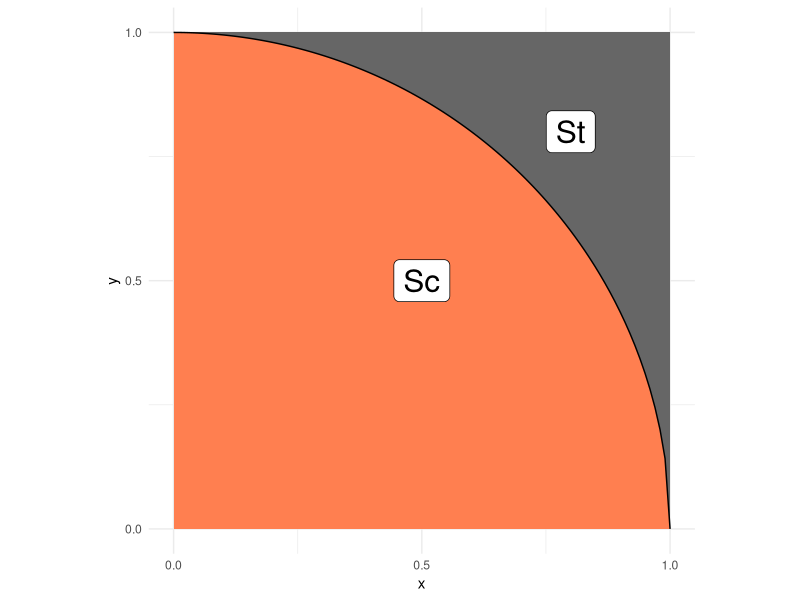
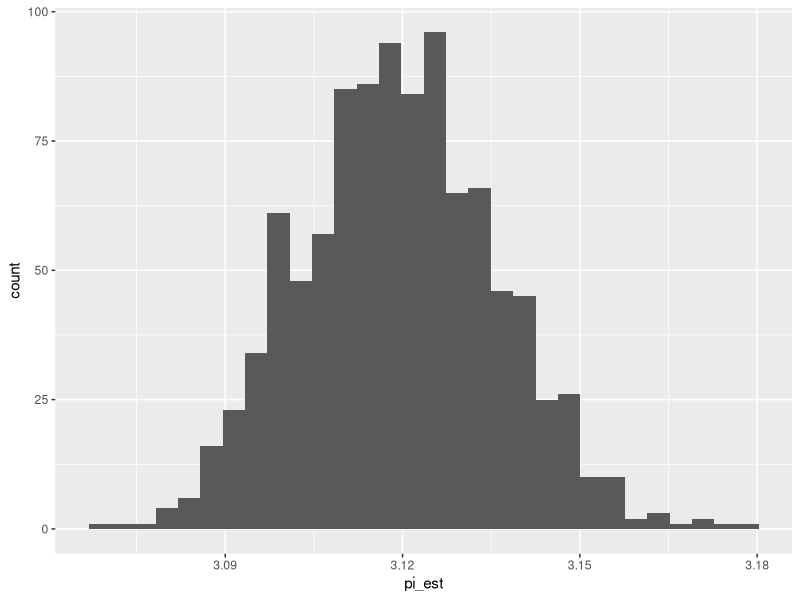

Write R code to recreate these figures, in order.
## ---- chunk 1
library(tidyverse)
library(rsample)
## ---- chunk 2
## NOTE: No need to edit; this visual helps explain the pi estimation scheme
tibble(x = seq(0, 1, length.out = 100)) %>%
  mutate(y = sqrt(1 - x^2)) %>%

  ggplot(aes(x, y)) +
  annotate(
    "rect",
    xmin = 0, ymin = 0, xmax = 1, ymax = 1,
    fill = "grey40",
    size = 1
  ) +
  geom_ribbon(aes(ymin = 0, ymax = y), fill = "coral") +
  geom_line() +
  annotate(
    "label",
    x = 0.5, y = 0.5, label = "Sc",
    size = 8
  ) +
  annotate(
    "label",
    x = 0.8, y = 0.8, label = "St",
    size = 8
  ) +
  scale_x_continuous(breaks = c(0, 1/2, 1)) +
  scale_y_continuous(breaks = c(0, 1/2, 1)) +
  theme_minimal() +
  coord_fixed()
## ---- chunk 3
## TASK: Choose a sample size and generate samples
n <- 10000 # Choose a sample size
df_q1 <- tibble(
  x = runif(n = n, min = 0, max = 1),
  y = runif(n = n, min = 0, max = 1)
  )# Generate the data
## ---- chunk 4
## NOTE: Do not edit this code
# Correct sample size
assertthat::assert_that(
  dim(df_q1) %>% 
    .[[1]] == n,
  msg = "The sample size should be `n`"
)
# Correct column names
assertthat::assert_that(
  setequal(names(df_q1), c("x", "y")),
  msg = "df_q1 must include the columns `x` and `y`"
)
print("Good")
## ---- chunk 5
## TASK: Finish implementing this function
stat <- function(x, y) {
  I <- (sqrt(x^2+y^2) <= 1)
  (4*I)
  # TODO: Finish implementing this function
}
## ---- chunk 6
## TASK: Finish writing these assert statements

# Check the value for points *inside* the circle
assertthat::assert_that(
    tibble(x = .5, y = .5) %>% # Pick a point *inside* the circle
    mutate(stat = stat(x, y)) %>% 
    pull(stat) %>% 
    .[[1]] == 4,
  # ???, # Write the correct value of stat() here
  msg = "Incorrect value when a point is inside the circle"
)

# Check the value for points *outside* the circle
assertthat::assert_that(
    tibble(x = 1, y = 1) %>% # Pick a point *outside* the circle
    mutate(stat = stat(x, y)) %>% 
    pull(stat) %>% 
    .[[1]] == 0,
  # ???, # Write the correct value of stat() here
  msg = "Incorrect value when a point is outside the circle"
)
print("Your assertions passed, but make sure they're checking the right thing!")
## ---- chunk 7
## TASK: Estimate pi using your data from q1
df_q3 <- 
  df_q1 %>% 
  mutate(
    estimate = stat(x, y)
  ) %>% 
  summarise(
    pi_est = mean(estimate)
  ) 
  # TODO: Estimate pi as the column `pi_est`
df_q3 %>% 
  glimpse()
## ---- chunk 8
## NOTE: Do not edit this code
# Correct sample size
assertthat::assert_that(
  dim(df_q3) %>% 
    .[[1]] == 1,
  msg = "This result should have just one row"
)
# Correct column names
assertthat::assert_that(
  setequal(names(df_q3), c("pi_est")),
  msg = "df_q3 must include the column `pi_est`"
)
print("Good")
## ---- chunk 9
## TASK: Finish the code below
df_q4 <- 
  df_q1 %>% 
  bootstraps(., times = 1000) %>% 
  mutate(
    pi_est = map_dbl(
      splits,
      function(split_df) {
        analysis(split_df) %>% 
          # Estimate pi (pi_est) using the resampled data;
          # this should be *identical* to the
          # code you wrote for q3
          mutate(
            estimate = stat(x, y)
            ) %>% 
            summarise(
            pi_est = mean(estimate)
          ) %>% 
          pull(pi_est)
      }
    )
  )

## NOTE: Do not edit; use this to visualize your results
df_q4 %>% 
  ggplot(aes(pi_est)) +
  geom_histogram()
## ---- chunk 10
## TASK: Compute a bootstrap confidence interval at the 95% level (alpha = 0.05)
df_q5 <- 
  df_q4 %>% 
  summarise(
    # TODO: Compute pi_lo and pi_up
    se = sd(pi_est),
    pi_lo = mean(pi_est) - (qnorm( .05 / 2 ))*se,
    pi_up = mean(pi_est) + (qnorm(.05/ 2 ))*se
    )

df_q5
## ---- chunk 11
df_q1 %>%
   mutate(
    estimate = stat(x, y)
  ) %>% 
  summarise(
    mean = mean(estimate),
    se = (sd(estimate) / sqrt(n)),
    pi_lo = mean - (qnorm( .05 / 2 ))*se,
    pi_up = mean + (qnorm(.05/ 2 ))*se
  )
